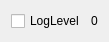
<?xml version="1.0" encoding="UTF-8"?>
<ui version="4.0">
 <class>LogLevelFilterItemWidget</class>
 <widget class="QWidget" name="LogLevelFilterItemWidget">
  <property name="geometry">
   <rect>
    <x>0</x>
    <y>0</y>
    <width>100</width>
    <height>38</height>
   </rect>
  </property>
  <property name="windowTitle">
   <string>Form</string>
  </property>
  <layout class="QHBoxLayout" name="horizontalLayout">
   <item>
    <widget class="QCheckBox" name="checkBox">
     <property name="text">
      <string>LogLevel</string>
     </property>
    </widget>
   </item>
   <item>
    <widget class="QLabel" name="labelCount">
     <property name="text">
      <string>0</string>
     </property>
    </widget>
   </item>
  </layout>
 </widget>
 <resources/>
 <connections/>
</ui>
